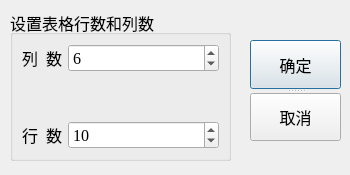
<?xml version="1.0" encoding="UTF-8"?>
<ui version="4.0">
 <class>tableSizeDialog</class>
 <widget class="QDialog" name="tableSizeDialog">
  <property name="geometry">
   <rect>
    <x>0</x>
    <y>0</y>
    <width>350</width>
    <height>175</height>
   </rect>
  </property>
  <property name="minimumSize">
   <size>
    <width>350</width>
    <height>175</height>
   </size>
  </property>
  <property name="maximumSize">
   <size>
    <width>350</width>
    <height>175</height>
   </size>
  </property>
  <property name="font">
   <font>
    <family>Times New Roman</family>
    <pointsize>12</pointsize>
   </font>
  </property>
  <property name="windowTitle">
   <string>Dialog</string>
  </property>
  <widget class="QGroupBox" name="groupBox">
   <property name="geometry">
    <rect>
     <x>10</x>
     <y>10</y>
     <width>221</width>
     <height>151</height>
    </rect>
   </property>
   <property name="title">
    <string>设置表格行数和列数</string>
   </property>
   <layout class="QFormLayout" name="formLayout">
    <item row="0" column="0">
     <widget class="QLabel" name="label_2">
      <property name="text">
       <string>列  数</string>
      </property>
     </widget>
    </item>
    <item row="0" column="1">
     <widget class="QSpinBox" name="spinBoxColumn">
      <property name="minimum">
       <number>1</number>
      </property>
      <property name="maximum">
       <number>500</number>
      </property>
      <property name="value">
       <number>6</number>
      </property>
     </widget>
    </item>
    <item row="2" column="0">
     <widget class="QLabel" name="label">
      <property name="text">
       <string>行  数</string>
      </property>
     </widget>
    </item>
    <item row="2" column="1">
     <widget class="QSpinBox" name="spinBoxRow">
      <property name="minimum">
       <number>1</number>
      </property>
      <property name="maximum">
       <number>500</number>
      </property>
      <property name="value">
       <number>10</number>
      </property>
     </widget>
    </item>
    <item row="1" column="1">
     <spacer name="verticalSpacer">
      <property name="orientation">
       <enum>Qt::Vertical</enum>
      </property>
      <property name="sizeHint" stdset="0">
       <size>
        <width>20</width>
        <height>40</height>
       </size>
      </property>
     </spacer>
    </item>
   </layout>
  </widget>
  <widget class="QSplitter" name="splitter">
   <property name="geometry">
    <rect>
     <x>250</x>
     <y>40</y>
     <width>91</width>
     <height>101</height>
    </rect>
   </property>
   <property name="orientation">
    <enum>Qt::Vertical</enum>
   </property>
   <widget class="QPushButton" name="btnOK">
    <property name="text">
     <string>确定</string>
    </property>
    <property name="icon">
     <iconset resource="images.qrc">
      <normaloff>:/images/704.bmp</normaloff>:/images/704.bmp</iconset>
    </property>
   </widget>
   <widget class="QPushButton" name="btnCancel">
    <property name="text">
     <string>取消</string>
    </property>
    <property name="icon">
     <iconset resource="images.qrc">
      <normaloff>:/images/706.bmp</normaloff>:/images/706.bmp</iconset>
    </property>
   </widget>
  </widget>
 </widget>
 <resources>
  <include location="images.qrc"/>
 </resources>
 <connections/>
</ui>
